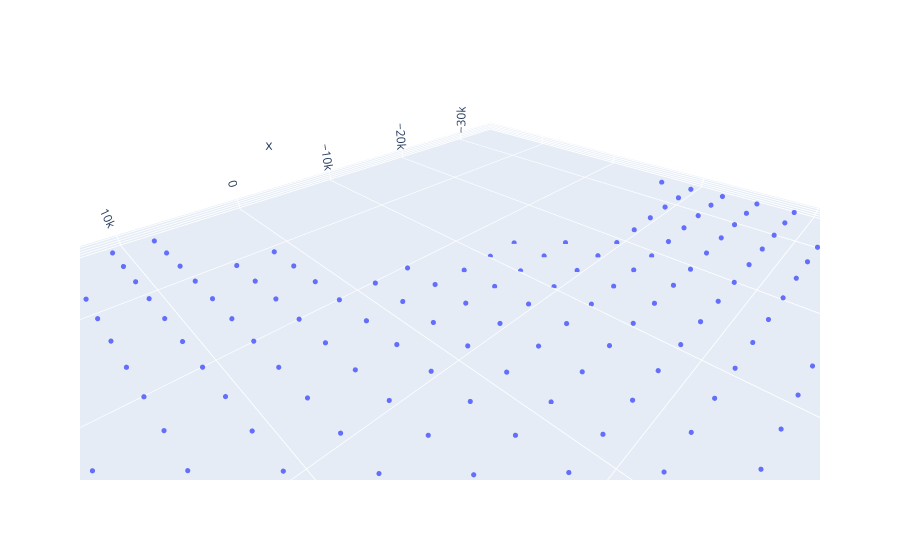

The cell this chart's notebook holds for it:
### Code cell
fig = go.Figure(
    data=[
        go.Scatter3d(
            x=test["x_local"],
            y=test["y_local"],
            z=test["z"],
            mode="markers",
            marker=dict(size=3)
        )
    ]
)

fig.update_layout(scene=dict(aspectmode="data"))
fig.show()

### Figure 1 — Plotly figure (JSON) as saved in the notebook; plotly's stock layout.template omitted (floating-point values rounded to 4 significant figures; data arrays with more than 128 entries replaced by an {"elided": "..."} marker saying what was removed)
{"data": [{"marker": {"size": 3}, "mode": "markers", "type": "scatter3d", "x": {"elided": "191 float values"}, "y": {"elided": "191 float values"}, "z": {"elided": "191 float values"}}], "layout": {"scene": {"aspectmode": "data"}}}
